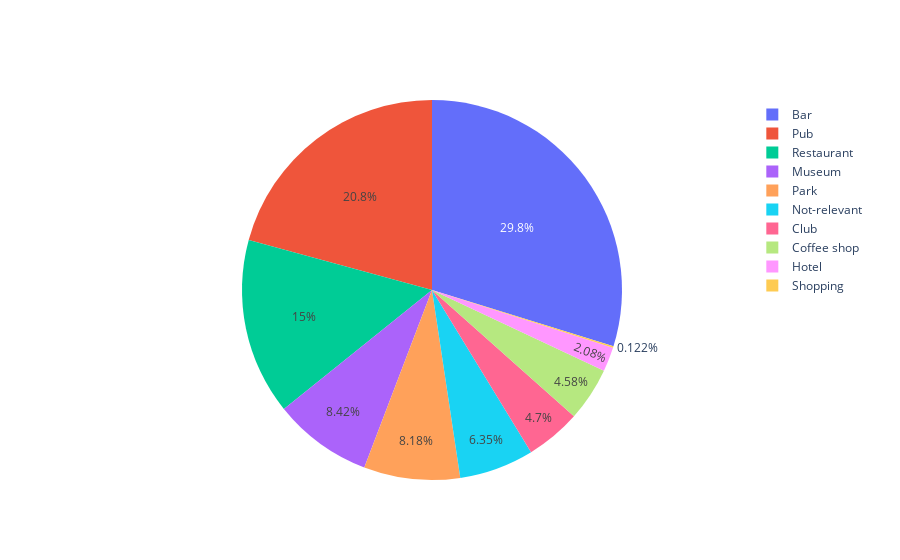

Notebook cell for this chart:
### Code cell
fig = go.Figure(data=[go.Pie(labels=u, values=v)])
fig.show()

### Figure 1 — Plotly figure (JSON) as saved in the notebook; plotly's stock layout.template omitted (floating-point values rounded to 4 significant figures)
{"data": [{"labels": ["Bar", "Pub", "Restaurant", "Museum", "Park", "Not-relevant", "Club", "Coffee shop", "Hotel", "Shopping"], "type": "pie", "values": [488, 340, 246, 138, 134, 104, 77, 75, 34, 2]}], "layout": {}}
